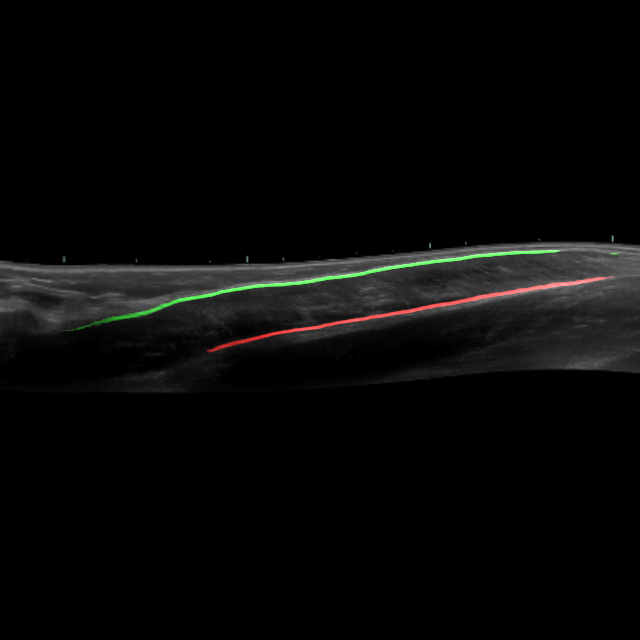
#> input picture gui/assets/savedImage1.png, 640 x 640 px; its folder holds only this picture in this run
$ python -i helper.py   (imports and definitions only)   (older library calls are emulated)
#> lines starting #> are read from the running program, lines starting #| are printed output that depends on the picture; after the words box and inside, x2 and y2 are one past the last pixel; in counts of white or black regions, pixels touching at a corner belong together
"""This is a file containing classes and functions which are used multiple times"""
import matplotlib.pyplot as plt
import pydicom as dcm
import numpy as np
import cv2
import os
import pandas as pd
import datetime


# [45 lines left out: functions files, img_to_greyscale, read_dcm, plot_side_by_side, not called in this run]


class CannyEdgeDetection:
    def __init__(self, img):
        self.img = img
        self.img_blur = cv2.GaussianBlur(self.img, (3, 3), 0)
        self.docs = pd.DataFrame(columns = ["Thresh1", "Thresh2", "Blur"])
        cv2.imshow("Image",self.img_blur)
        cv2.namedWindow('canny')
        # self.k = cv2.waitKey(0) & 0xFF
        self.thresh1=100
        self.thresh2=1
        blur = 3

        cv2.createTrackbar('thresh1','canny',self.thresh1,255,self.funccan)
        cv2.createTrackbar('thresh2','canny',self.thresh2,255,self.funccan)
        cv2.createTrackbar('blur', 'canny', blur, 19, self.func_blur)

        self.func_blur(0)
        self.funccan(0)

        cv2.waitKey(0)
        cv2.destroyAllWindows()
        cv2.waitKey(1)

    def funccan(self, thresh1=0):
        self.thresh1 = cv2.getTrackbarPos('thresh1', 'canny')
        self.thresh2 = cv2.getTrackbarPos('thresh2', 'canny')
        edge = cv2.Canny(self.img_blur, self.thresh1, self.thresh2)
        cv2.imshow('canny', edge)

    def func_blur(self, blur=0):
        self.blur = cv2.getTrackbarPos('blur', 'canny')
        if self.blur % 2 == 0:
            self.blur = self.blur + 1
        self.img_blur = cv2.GaussianBlur(self.img, (self.blur, self.blur), 0)
        self.funccan(0)

    # [44 lines left out: functions doc, auto_canny, sobel_edge_detection, laplacian_edge_detection, not called in this run]

>>> import cv2
>>> picture = cv2.imread('../gui/assets/savedImage1.png')
#> picture is the input picture: shape (640, 640, 3); mean B, G, R 7.8, 8.4, 8.3
>>> result = CannyEdgeDetection(picture).func_blur()
#> in funccan, `edge = cv2.Canny(self.img_blur, self.thresh1, self.thresh2)`:
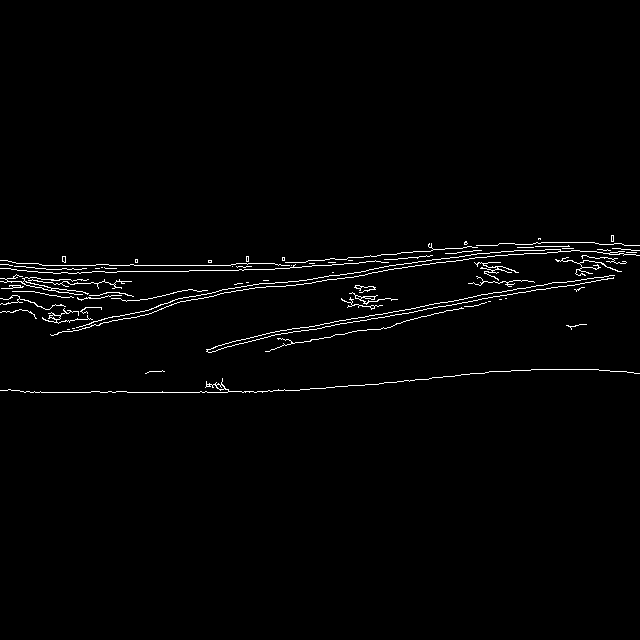
#> edge: shape (640, 640); 1.5% white in thin lines or dots, all inside (x1, y1, x2, y2) = (0, 235, 640, 393)

$ run again, on gui/assets/zero_grav.png
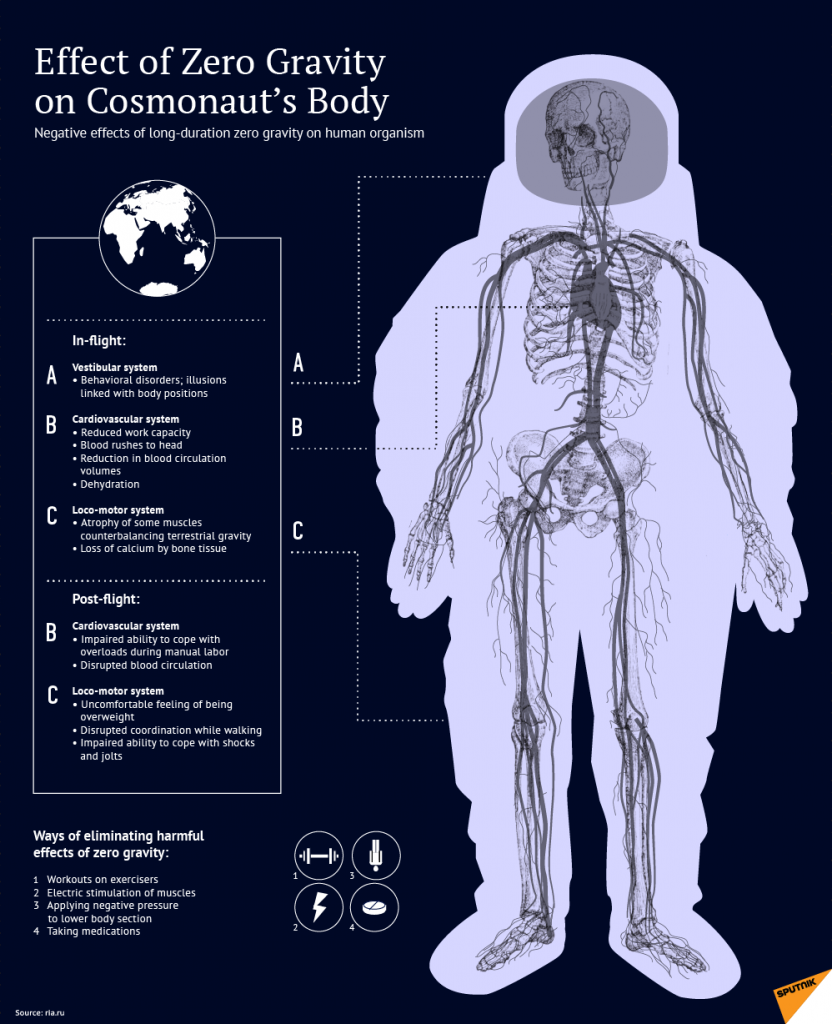
#> input picture gui/assets/zero_grav.png, 832 x 1024 px
#> picture is the input picture: shape (1024, 832, 3); mean B, G, R 101.5, 71, 65.9
#> in funccan, `edge = cv2.Canny(self.img_blur, self.thresh1, self.thresh2)`:
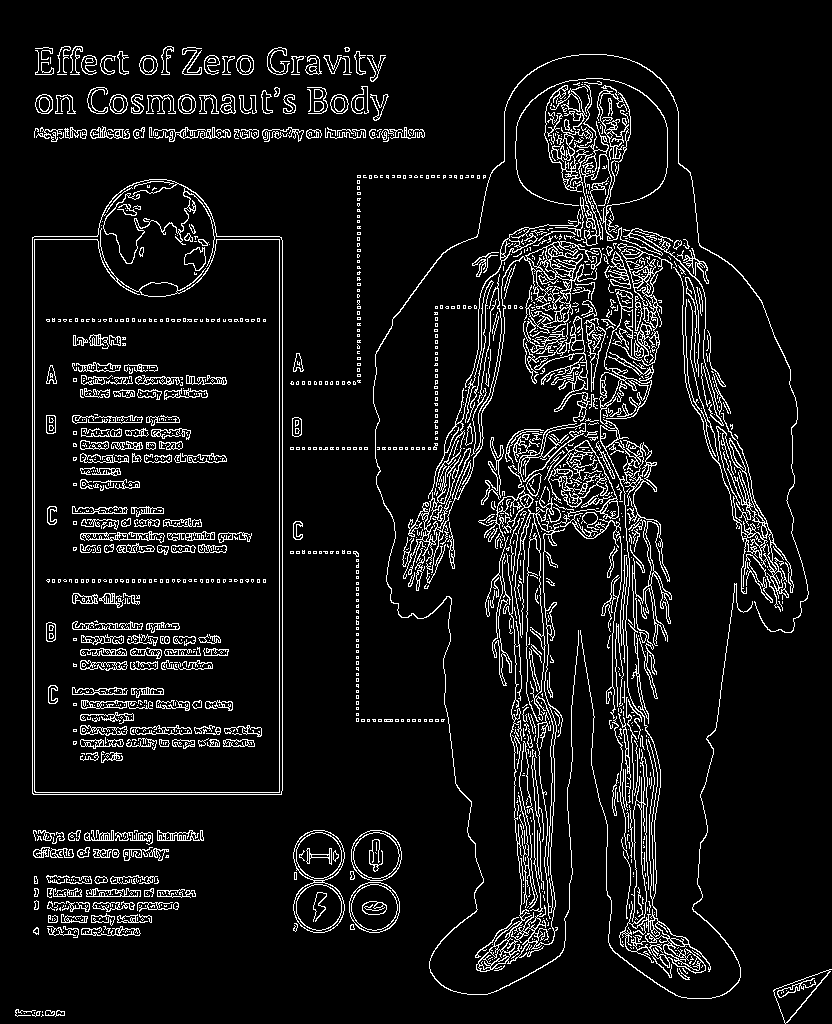
#> edge: shape (1024, 832); 8% white in thin lines or dots
